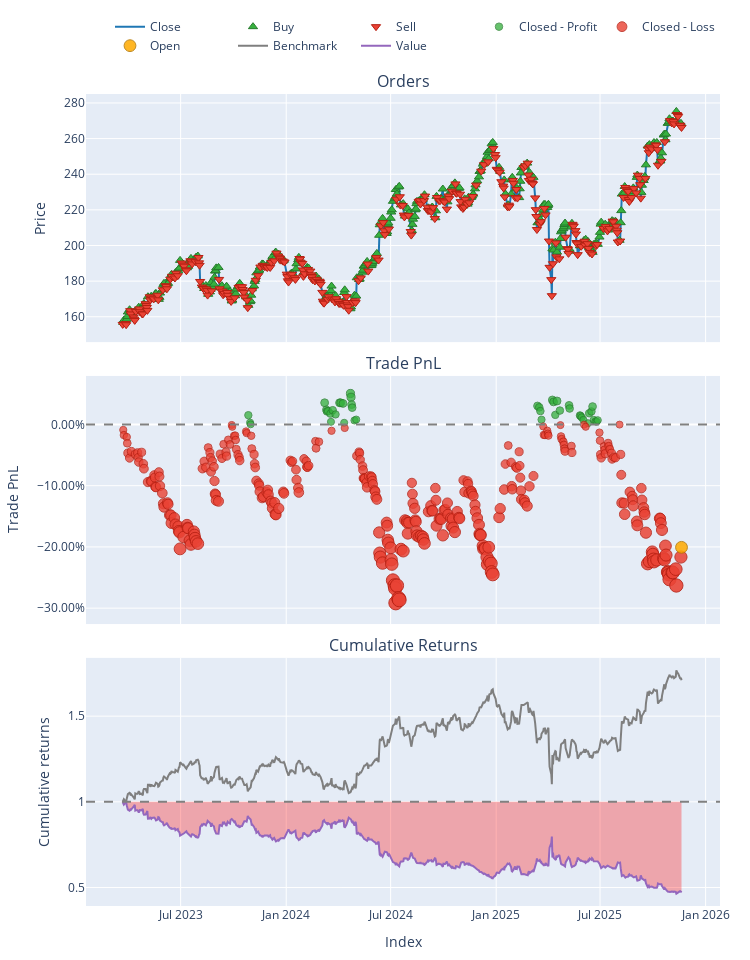

Notebook source saved alongside this figure:
### Code cell
try:
    data = pd.read_csv('data/processed/AAPL_processed.csv')
    if 'Date' in data.columns:
        data['Date'] = pd.to_datetime(data['Date'])
        data.set_index('Date', inplace=True)
    print("Data loaded successfully.")
except FileNotFoundError:
    print("Error: Data file not found. Check path.")

# Split Train/Test
split_idx = int(len(data) * 0.7)
train_df = data.iloc[:split_idx]
test_df = data.iloc[split_idx:]

# Initialize Trainer
trainer = ModelTrainerRL(config['reinforcement_learning'])

print("Training SAC Agent...")


env_params = config['reinforcement_learning']['environment']

env_train = TradingEnvRL(
    train_df, 
    initial_balance=env_params.get('initial_balance', 10000),
    commission=env_params.get('commission', 0.001),
    lookback_window=env_params.get('lookback_window', 30)
)

result = trainer.train_sac(env_train)
model = result['model'] 

print("Training Complete.")

print("Generating Agent Predictions on Test Data...")

# Unpack the config dictionary using **
env_params = config['reinforcement_learning']['environment']

env_test = TradingEnvRL(
    test_df, 
    initial_balance=env_params.get('initial_balance', 10000),
    commission=env_params.get('commission', 0.001),
    lookback_window=env_params.get('lookback_window', 30)
)

obs, _ = env_test.reset()
done = False
actions = []

# Manual Inference Loop
while not done:
    action, _ = model.predict(obs, deterministic=True)
    actions.append(action[0]) 
    obs, _, terminated, truncated, _ = env_test.step(action)
    done = terminated or truncated


# --- CELL 5: RUN BACKTEST ---
print("Running Backtest...")

# FIX: Use the correct config path
# We pass the same env_params we extracted in Cell 4
backtester = PortfolioBacktesterRL(env_params) 

portfolio = backtester.run_backtest(
    price_data=test_df['close'], 
    predicted_weights=np.array(actions),
    lookback_window=env_params.get('lookback_window', 30) # Important for data alignment
)
comparison = backtester.compare_with_buy_and_hold_rl()
# Show Metrics
metrics = backtester.get_performance_metrics()
print("\n--- Strategy Performance ---")
for k, v in metrics.items():
    print(f"{k}: {v:.4f}")

# Plot
portfolio.plot().show()

### Figure 1 — Plotly figure (JSON) as saved in the notebook; plotly's stock layout.template omitted (floating-point values rounded to 4 significant figures; data arrays with more than 128 entries replaced by an {"elided": "..."} marker saying what was removed)
{"data": [{"legendgroup": "0", "line": {"color": "#1f77b4"}, "name": "Close", "showlegend": true, "type": "scatter", "uid": "65139101-02ab-4b3f-837b-f5ce8d6cbb81", "x": {"elided": "671 str values"}, "xaxis": "x", "y": {"elided": "671 float values"}, "yaxis": "y"}, {"customdata": {"elided": "366x3 float values"}, "hovertemplate": "Order Id: %{customdata[0]}<br>Timestamp: %{x}<br>Price: %{y}<br>Size: %{customdata[1]:.6f}<br>Fees: %{customdata[2]:.6f}", "legendgroup": "1", "marker": {"color": "#37B13F", "line": {"color": "rgb(38,123,44)", "width": 1}, "size": 8, "symbol": "triangle-up"}, "mode": "markers", "name": "Buy", "type": "scatter", "uid": "7a97c72e-2037-4a95-8e05-50f191c086e3", "x": {"elided": "366 str values"}, "xaxis": "x", "y": {"elided": "366 float values"}, "yaxis": "y"}, {"customdata": {"elided": "305x3 float values"}, "hovertemplate": "Order Id: %{customdata[0]}<br>Timestamp: %{x}<br>Price: %{y}<br>Size: %{customdata[1]:.6f}<br>Fees: %{customdata[2]:.6f}", "legendgroup": "2", "marker": {"color": "#EA4335", "line": {"color": "rgb(181,31,18)", "width": 1}, "size": 8, "symbol": "triangle-down"}, "mode": "markers", "name": "Sell", "type": "scatter", "uid": "f3ec36d2-a3ec-4011-a0b4-a8d576894f85", "x": {"elided": "305 str values"}, "xaxis": "x", "y": {"elided": "305 float values"}, "yaxis": "y"}, {"customdata": {"elided": "44x4 float values"}, "hovertemplate": "Exit Trade Id: %{customdata[0]}<br>Position Id: %{customdata[1]}<br>Exit Timestamp: %{x}<br>PnL: %{customdata[2]:.6f}<br>Return: %{customdata[3]:.2%}", "legendgroup": "3", "marker": {"color": "#37B13F", "line": {"color": "rgb(38,123,44)", "width": 1}, "opacity": [0.7577, 0.7515, 0.75, 0.7681, 0.7623, 0.7609, 0.7611, 0.759, 0.7521, 0.7619, 0.7583, 0.7681, 0.7681, 0.7676, 0.7513, 0.7759, 0.7728, 0.7666, 0.764, 0.7533, 0.754, 0.7655, 0.7643, 0.7612, 0.7539, 0.7704, 0.7689, 0.7579, 0.7696, 0.7616, 0.7659, 0.7633, 0.7575, 0.757, 0.7559, 0.7537, 0.7509, 0.7593, 0.7608, 0.765, 0.7537, 0.7525, 0.7522, 0.7534], "size": [7.359, 7.068, 7.0, 7.847, 7.573, 7.508, 7.519, 7.419, 7.098, 7.554, 7.388, 7.845, 7.845, 7.82, 7.061, 8.211, 8.065, 7.774, 7.654, 7.152, 7.185, 7.722, 7.667, 7.521, 7.183, 7.954, 7.881, 7.371, 7.916, 7.54, 7.744, 7.622, 7.351, 7.326, 7.273, 7.173, 7.044, 7.434, 7.505, 7.699, 7.175, 7.115, 7.105, 7.16], "symbol": "circle"}, "mode": "markers", "name": "Closed - Profit", "type": "scatter", "uid": "1483df6b-4cbf-4611-9791-a0d28a7cda77", "x": ["2023-10-27T00:00:00-04:00", "2023-10-30T00:00:00-04:00", "2023-10-31T00:00:00-04:00", "2024-03-08T00:00:00-05:00", "2024-03-11T00:00:00-04:00", "2024-03-12T00:00:00-04:00", "2024-03-14T00:00:00-04:00", "2024-03-18T00:00:00-04:00", "2024-03-19T00:00:00-04:00", "2024-03-22T00:00:00-04:00", "2024-03-27T00:00:00-04:00", "2024-04-03T00:00:00-04:00", "2024-04-05T00:00:00-04:00", "2024-04-09T00:00:00-04:00", "2024-04-11T00:00:00-04:00", "2024-04-22T00:00:00-04:00", "2024-04-23T00:00:00-04:00", "2024-04-24T00:00:00-04:00", "2024-04-25T00:00:00-04:00", "2024-04-29T00:00:00-04:00", "2024-05-02T00:00:00-04:00", "2025-03-14T00:00:00-04:00", "2025-03-17T00:00:00-04:00", "2025-03-19T00:00:00-04:00", "2025-03-21T00:00:00-04:00", "2025-04-09T00:00:00-04:00", "2025-04-11T00:00:00-04:00", "2025-04-14T00:00:00-04:00", "2025-04-17T00:00:00-04:00", "2025-04-22T00:00:00-04:00", "2025-05-08T00:00:00-04:00", "2025-05-09T00:00:00-04:00", "2025-05-27T00:00:00-04:00", "2025-05-28T00:00:00-04:00", "2025-05-30T00:00:00-04:00", "2025-06-02T00:00:00-04:00", "2025-06-10T00:00:00-04:00", "2025-06-12T00:00:00-04:00", "2025-06-16T00:00:00-04:00", "2025-06-18T00:00:00-04:00", "2025-06-20T00:00:00-04:00", "2025-06-23T00:00:00-04:00", "2025-06-25T00:00:00-04:00", "2025-06-27T00:00:00-04:00"], "xaxis": "x2", "y": [0.01515, 0.003047, 0.000239, 0.03545, 0.02405, 0.02134, 0.02181, 0.01764, 0.004304, 0.02325, 0.01637, 0.03539, 0.03539, 0.03432, 0.00276, 0.0506, 0.04454, 0.03241, 0.02744, 0.006567, 0.007933, 0.03028, 0.02797, 0.02191, 0.007857, 0.03991, 0.03686, 0.01564, 0.03833, 0.02268, 0.03118, 0.02608, 0.01481, 0.01378, 0.01158, 0.007405, 0.002062, 0.01828, 0.02122, 0.0293, 0.007493, 0.005026, 0.004578, 0.006895], "yaxis": "y2"}, {"customdata": {"elided": "322x4 float values"}, "hovertemplate": "Exit Trade Id: %{customdata[0]}<br>Position Id: %{customdata[1]}<br>Exit Timestamp: %{x}<br>PnL: %{customdata[2]:.6f}<br>Return: %{customdata[3]:.2%}", "legendgroup": "4", "marker": {"color": "#EA4335", "line": {"color": "rgb(181,31,18)", "width": 1}, "opacity": {"elided": "322 float values"}, "size": {"elided": "322 float values"}, "symbol": "circle"}, "mode": "markers", "name": "Closed - Loss", "type": "scatter", "uid": "b475a72a-7e3f-4010-8eb6-fc304bbaaa62", "x": {"elided": "322 str values"}, "xaxis": "x2", "y": {"elided": "322 float values"}, "yaxis": "y2"}, {"customdata": [[366.0, 0.0, -8030.0, -0.2007]], "hovertemplate": "Exit Trade Id: %{customdata[0]}<br>Position Id: %{customdata[1]}<br>Exit Timestamp: %{x}<br>PnL: %{customdata[2]:.6f}<br>Return: %{customdata[3]:.2%}", "legendgroup": "5", "marker": {"color": "#FFAA00", "line": {"color": "rgb(178,118,0)", "width": 1}, "opacity": [0.8533], "size": [11.82], "symbol": "circle"}, "mode": "markers", "name": "Open", "type": "scatter", "uid": "43e36e85-c335-4308-984b-3a8fe4a544b5", "x": ["2025-11-20T00:00:00-05:00"], "xaxis": "x2", "y": [-0.2007], "yaxis": "y2"}, {"legendgroup": "6", "line": {"color": "#7f7f7f"}, "name": "Benchmark", "showlegend": true, "type": "scatter", "uid": "a83f247e-1d33-45e9-b5ca-1e4eb07dbed6", "x": {"elided": "671 str values"}, "xaxis": "x3", "y": {"elided": "671 float values"}, "yaxis": "y3"}, {"hoverinfo": "skip", "legendgroup": "7", "line": {"color": "rgba(0, 0, 0, 0)", "width": 0}, "opacity": 0, "showlegend": false, "type": "scatter", "uid": "3a1f15d6-5f9f-4928-92a2-8ddd964e4aa3", "x": {"elided": "671 str values"}, "xaxis": "x3", "y": {"elided": "671 int values"}, "yaxis": "y3"}, {"connectgaps": false, "fill": "tonexty", "fillcolor": "rgba(255, 0, 0, 0.3)", "hoverinfo": "skip", "legendgroup": "7", "line": {"color": "rgba(0, 0, 0, 0)", "width": 0}, "opacity": 0, "showlegend": false, "type": "scatter", "uid": "974467ba-747b-41fe-a712-ede0329750d9", "x": {"elided": "671 str values"}, "xaxis": "x3", "y": {"elided": "671 float values"}, "yaxis": "y3"}, {"legendgroup": "8", "line": {"color": "#9467bd"}, "name": "Value", "showlegend": true, "type": "scatter", "uid": "24ed7672-a7d6-49f5-b237-a426ca520b4d", "x": {"elided": "671 str values"}, "xaxis": "x3", "y": {"elided": "671 float values"}, "yaxis": "y3"}, {"hoverinfo": "skip", "legendgroup": "7", "line": {"color": "rgba(0, 0, 0, 0)", "width": 0}, "opacity": 0, "showlegend": false, "type": "scatter", "uid": "ddc66301-2572-4f10-a590-810e33db6d27", "x": {"elided": "671 str values"}, "xaxis": "x3", "y": {"elided": "671 int values"}, "yaxis": "y3"}], "layout": {"annotations": [{"font": {"size": 16}, "showarrow": false, "text": "Orders", "x": 0.5, "xanchor": "center", "xref": "paper", "y": 1, "yanchor": "bottom", "yref": "paper"}, {"font": {"size": 16}, "showarrow": false, "text": "Trade PnL", "x": 0.5, "xanchor": "center", "xref": "paper", "y": 0.6528, "yanchor": "bottom", "yref": "paper"}, {"font": {"size": 16}, "showarrow": false, "text": "Cumulative Returns", "x": 0.5, "xanchor": "center", "xref": "paper", "y": 0.3056, "yanchor": "bottom", "yref": "paper"}], "height": 960, "legend": {"orientation": "h", "traceorder": "normal", "x": 1, "xanchor": "right", "y": 1.042, "yanchor": "bottom"}, "margin": {"b": 30, "l": 30, "r": 30, "t": 30}, "shapes": [{"line": {"color": "gray", "dash": "dash"}, "type": "line", "x0": 0, "x1": 1, "xref": "paper", "y0": 0, "y1": 0, "yref": "y2"}, {"line": {"color": "gray", "dash": "dash"}, "type": "line", "x0": 0, "x1": 1, "xref": "paper", "y0": 1, "y1": 1, "yref": "y3"}], "showlegend": true, "width": 750, "xaxis": {"anchor": "y", "domain": [0, 1], "matches": "x3", "showticklabels": false}, "xaxis2": {"anchor": "y2", "domain": [0, 1], "matches": "x3", "showticklabels": false}, "xaxis3": {"anchor": "y3", "domain": [0, 1], "title": {"text": "Index"}}, "yaxis": {"anchor": "x", "domain": [0.6944, 1], "title": {"text": "Price"}}, "yaxis2": {"anchor": "x2", "domain": [0.3472, 0.6528], "tickformat": ".2%", "title": {"text": "Trade PnL"}}, "yaxis3": {"anchor": "x3", "domain": [0, 0.3056], "title": {"text": "Cumulative returns"}}}}
